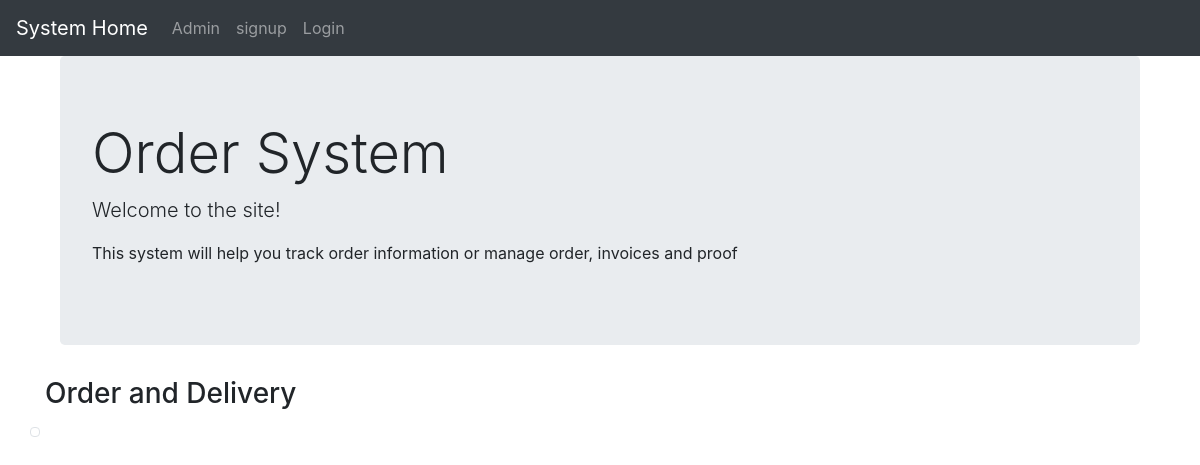
The page / (signed in) on the database as committed earlier.
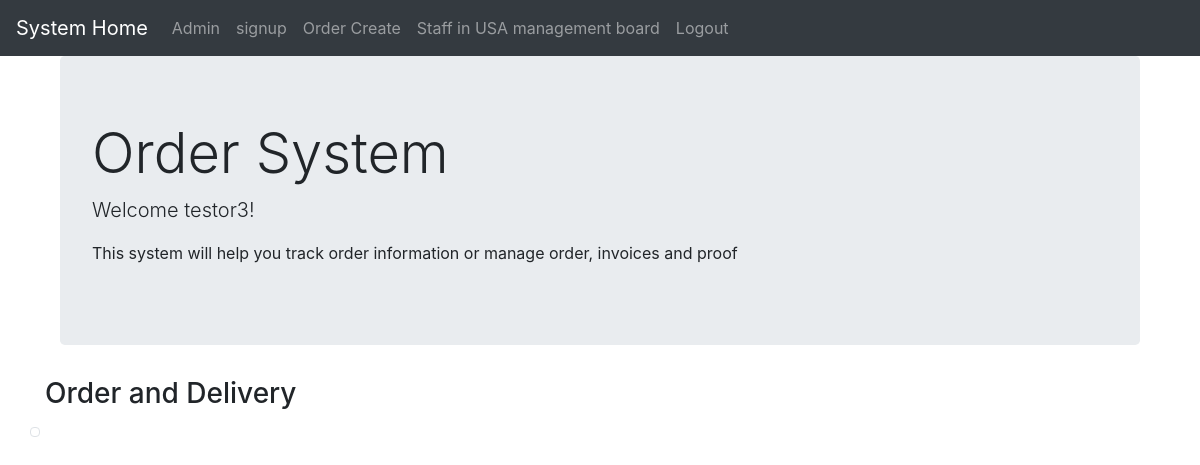
The same page on the database as committed later.
### basic_app/models.py (models this page shows, shortened)
class CustomUser(AbstractUser):
    is_active = models.BooleanField(default=True)
    is_customer = models.BooleanField(default=False)
    is_staffInChina = models.BooleanField(default=False)
    is_staffInUSA = models.BooleanField(default=False)
    is_supervisor = models.BooleanField(default=False)
    USER_TYPE_CHOICES = (
      (1, 'customer'),
      (2, 'staffInChina'),
      (3, 'staffInUSA'),
      (4, 'supervisor'),
    )
    user_type = models.PositiveSmallIntegerField(choices=USER_TYPE_CHOICES, default=4)

### basic_app/templates/basic_app/home.html
{% extends "base.html" %}
{% block body_block %}
<div class="container">
  <div class="jumbotron">
    <h1 class="display-4" >Order System</h1>
    {% if user.is_authenticated %}
    <p class="lead">Welcome {{ user.username }}!</p>
    {% else %}
    <p class="lead">Welcome to the site!</p>
    {% endif %}
    <p>This system will help you track order information or manage order, invoices and proof</p>
  </div>
</div>
</div>
<div class="container">
  <h3>Order and Delivery</h3>
  <div class="row">
    <div class="col-lg-3 col-4 px-0"><img class="img-thumbnail img-fluid" src="https://d2lm6fxwu08ot6.cloudfront.net/img-thumbs/960w/C5Y10KIIHA.jpg" alt=""></div>
  </div>
</div>
{% endblock %}

### templates/base.html (shortened to what this page needs)
<!DOCTYPE html>
<html>
  <head>
    <link rel="stylesheet" href="https://stackpath.bootstrapcdn.com/bootstrap/4.1.3/css/bootstrap.min.css"
>
  </head>
  <body>
    <nav class="navbar navbar-expand-lg navbar-dark bg-dark">
      <div class="navbar-nav">
        <a class="navbar-brand" href="{% url 'home' %}">System Home</a>
        <a class="nav-item nav-link" href="{% url 'admin:index' %}">Admin</a>
        <a class="nav-item nav-link" href="{% url 'basic_app:signup' %}">signup</a>
        {% if user.is_authenticated %}
          {% if user.is_customer %}
            <a class="nav-link" href="{% url 'basic_app:CustomerProofSearch' %}">Customer Proof Search</a>
          {% elif user.is_staffInChina %}
            <a class="nav-link" href="{% url 'login' %}">You are staffInChina</a>
          {% elif user.is_staffInUSA %}
          <a class="nav-link" href="{% url 'basic_app:OrderCreating' %}">Order Create</a>
          {% else %}
            <a class="nav-link" href="{% url 'login' %}">You are supervisor</a>
          {% endif %}
          {% if user.is_customer %}
            <a class="nav-link" href="{% url 'basic_app:CustomerInvoiceSearch' %}">Customer Invoice Search</a>
          {% elif user.is_staffInChina %}
            <a class="nav-link" href="{% url 'login' %}">You are staffInChina</a>
          {% elif user.is_staffInUSA %}
            <a class="nav-link" href="{% url 'basic_app:StaffInUSAMangement' %}">Staff in USA management board</a>
          {% else %}
            <a class="nav-link" href="{% url 'login' %}">You are supervisor</a>
          {% endif %}
        {% endif %}
        {% if user.is_authenticated %}
          <a class="nav-link" href="{% url 'logout' %}">Logout</a>
        {% else %}
          <a class="nav-link" href="{% url 'login' %}">Login</a>
        {% endif %}
      </div>
    </nav>
    <div class="container">
    {% block body_block %}
    {% endblock %}
  </body>
</html>

Rows that differ between the two databases and show on the page:
now on this page (row edited): CustomUser: username "testor3"
changed CustomUser: is_active False → True (drawn)
Other text that changed with them:
text no longer shown: "Login Welcome to the site!"
text now shown: "Order Create Staff in USA management board Logout Welcome !"
